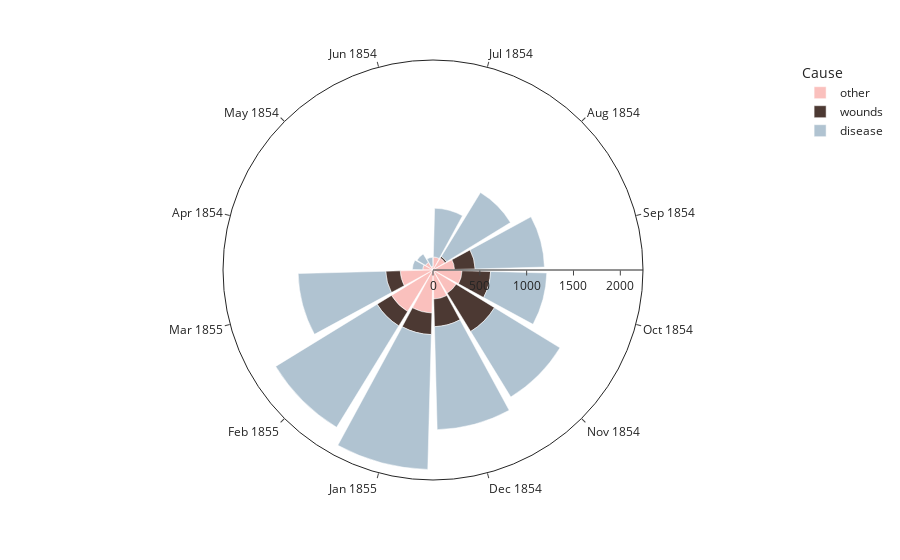
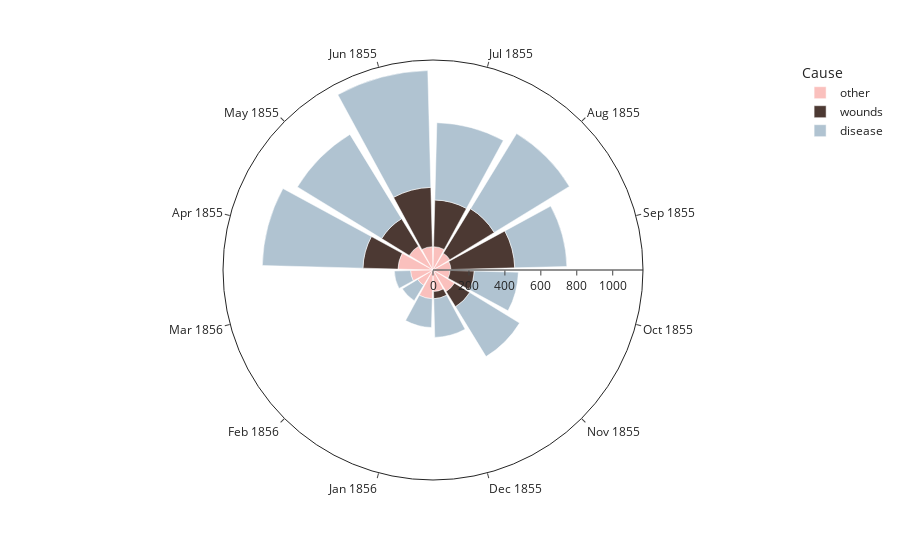

The notebook cell these images were saved under, in order:
### Code cell
colors = ['#fac0bd', '#4c3933', '#b0c3d1']

fig1 = px.bar_polar(
    df1, 
    r = 'Deaths',
    color = 'Cause', 
    theta = 'date',
    start_angle = 165,
    color_discrete_sequence = colors,
    template = 'simple_white'
)

fig1.show()

fig2 = px.bar_polar(
    df2, 
    r = 'Deaths',
    color = 'Cause', 
    theta = 'date',
    start_angle = 165,
    color_discrete_sequence = colors,
    template = 'simple_white'
)

fig2.show()

### Figure 1 — Plotly figure (JSON) as saved in the notebook; plotly's stock layout.template omitted (floating-point values rounded to 4 significant figures)
{"data": [{"hovertemplate": "Cause=other<br>Deaths=%{r}<br>date=%{theta}<extra></extra>", "legendgroup": "other", "marker": {"color": "#fac0bd", "pattern": {"shape": ""}}, "name": "other", "r": [110, 95, 40, 140, 150, 230, 310, 290, 310, 460, 520, 350], "showlegend": true, "subplot": "polar", "theta": ["Apr 1854", "May 1854", "Jun 1854", "Jul 1854", "Aug 1854", "Sep 1854", "Oct 1854", "Nov 1854", "Dec 1854", "Jan 1855", "Feb 1855", "Mar 1855"], "type": "barpolar"}, {"hovertemplate": "Cause=wounds<br>Deaths=%{r}<br>date=%{theta}<extra></extra>", "legendgroup": "wounds", "marker": {"color": "#4c3933", "pattern": {"shape": ""}}, "name": "wounds", "r": [0, 0, 0, 0, 20, 220, 305, 480, 295, 230, 180, 155], "showlegend": true, "subplot": "polar", "theta": ["Apr 1854", "May 1854", "Jun 1854", "Jul 1854", "Aug 1854", "Sep 1854", "Oct 1854", "Nov 1854", "Dec 1854", "Jan 1855", "Feb 1855", "Mar 1855"], "type": "barpolar"}, {"hovertemplate": "Cause=disease<br>Deaths=%{r}<br>date=%{theta}<extra></extra>", "legendgroup": "disease", "marker": {"color": "#b0c3d1", "pattern": {"shape": ""}}, "name": "disease", "r": [110, 105, 95, 520, 800, 740, 600, 820, 1100, 1440, 1270, 935], "showlegend": true, "subplot": "polar", "theta": ["Apr 1854", "May 1854", "Jun 1854", "Jul 1854", "Aug 1854", "Sep 1854", "Oct 1854", "Nov 1854", "Dec 1854", "Jan 1855", "Feb 1855", "Mar 1855"], "type": "barpolar"}], "layout": {"barmode": "relative", "legend": {"title": {"text": "Cause"}, "tracegroupgap": 0}, "margin": {"t": 60}, "polar": {"angularaxis": {"direction": "clockwise", "rotation": 165}, "domain": {"x": [0, 1], "y": [0, 1]}}}}

### Figure 2 — Plotly figure (JSON) as saved in the notebook; plotly's stock layout.template omitted (floating-point values rounded to 4 significant figures)
{"data": [{"hovertemplate": "Cause=other<br>Deaths=%{r}<br>date=%{theta}<extra></extra>", "legendgroup": "other", "marker": {"color": "#fac0bd", "pattern": {"shape": ""}}, "name": "other", "r": [195, 155, 130, 130, 110, 100, 95, 140, 120, 160, 100, 125], "showlegend": true, "subplot": "polar", "theta": ["Apr 1855", "May 1855", "Jun 1855", "Jul 1855", "Aug 1855", "Sep 1855", "Oct 1855", "Nov 1855", "Dec 1855", "Jan 1856", "Feb 1856", "Mar 1856"], "type": "barpolar"}, {"hovertemplate": "Cause=wounds<br>Deaths=%{r}<br>date=%{theta}<extra></extra>", "legendgroup": "wounds", "marker": {"color": "#4c3933", "pattern": {"shape": ""}}, "name": "wounds", "r": [195, 180, 330, 260, 290, 355, 135, 100, 40, 0, 0, 0], "showlegend": true, "subplot": "polar", "theta": ["Apr 1855", "May 1855", "Jun 1855", "Jul 1855", "Aug 1855", "Sep 1855", "Oct 1855", "Nov 1855", "Dec 1855", "Jan 1856", "Feb 1856", "Mar 1856"], "type": "barpolar"}, {"hovertemplate": "Cause=disease<br>Deaths=%{r}<br>date=%{theta}<extra></extra>", "legendgroup": "disease", "marker": {"color": "#b0c3d1", "pattern": {"shape": ""}}, "name": "disease", "r": [560, 550, 650, 430, 490, 290, 245, 325, 215, 160, 100, 90], "showlegend": true, "subplot": "polar", "theta": ["Apr 1855", "May 1855", "Jun 1855", "Jul 1855", "Aug 1855", "Sep 1855", "Oct 1855", "Nov 1855", "Dec 1855", "Jan 1856", "Feb 1856", "Mar 1856"], "type": "barpolar"}], "layout": {"barmode": "relative", "legend": {"title": {"text": "Cause"}, "tracegroupgap": 0}, "margin": {"t": 60}, "polar": {"angularaxis": {"direction": "clockwise", "rotation": 165}, "domain": {"x": [0, 1], "y": [0, 1]}}}}
